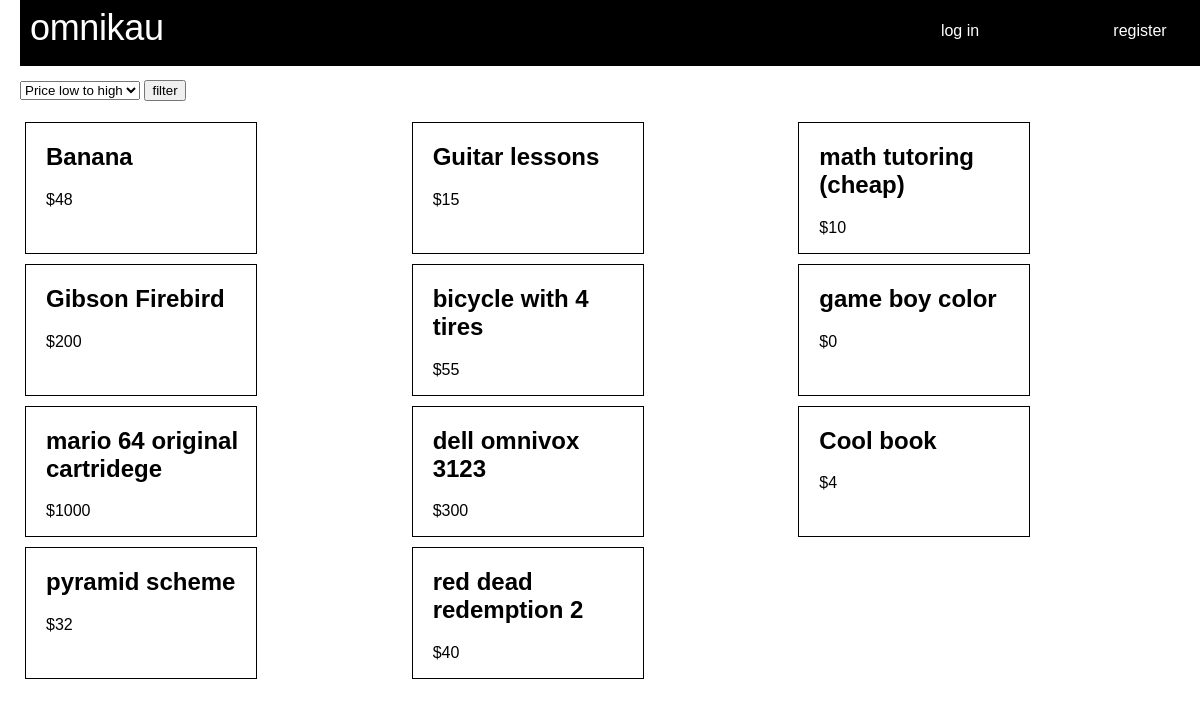
Before: / with the older database file.
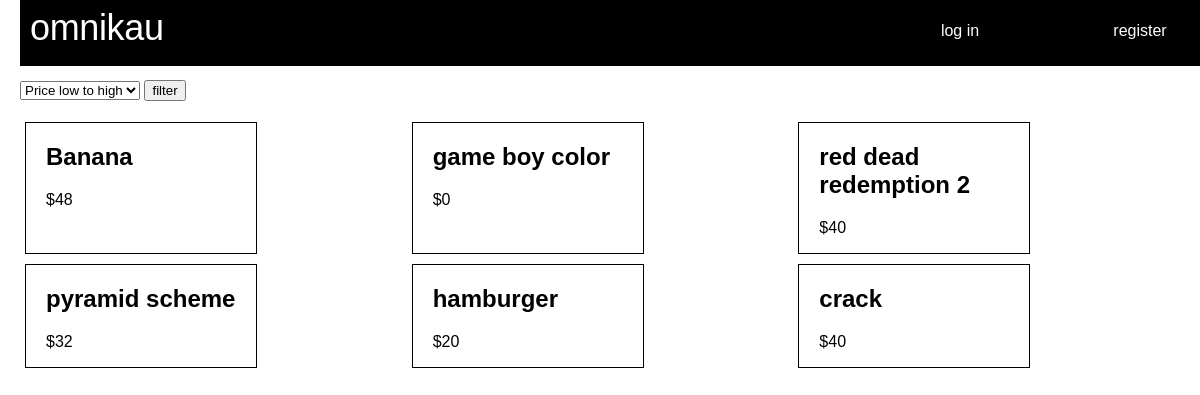
After: the same page with the newer database file.
### tables this page shows
CREATE TABLE `postings` (
  `posting_id` int(11) NOT NULL,
  `description` varchar(64) NOT NULL,
  `price` int(10) NOT NULL,
  `seller_email` varchar(64) NOT NULL,
  `date_posted` date NOT NULL DEFAULT current_timestamp(),
  `visits` int(11) NOT NULL,
  `is_sold` char(1) NOT NULL,
  `post_type` varchar(32) NOT NULL,
  `title` varchar(64) NOT NULL
);

### Models/Posting.php (called while the page is built, shortened)
<?php
    include_once 'Models/User.php';
    class Posting{
        static function listPostings($whereCondition=-1, $sortCondition=-1){
            global $conn;
            $list = array();
            if(isset($_SESSION['user']) && $_SESSION['user']!='-1'){
                $sql = $whereCondition!=-1 ? "SELECT * FROM postings WHERE $whereCondition AND is_sold = 0 AND `seller_email` NOT LIKE ". $_SESSION['user']->email ."" : "SELECT * FROM postings WHERE is_sold = 0";
                if($sortCondition!=-1){
                    $sql = $sql . " ORDER BY $sortCondition";
                }
            }else{
                $sql = $whereCondition!=-1 ? "SELECT * FROM postings WHERE $whereCondition AND is_sold = 0 " : "SELECT * FROM postings WHERE is_sold = 0";
                if($sortCondition!=-1){
                    $sql = $sql . " ORDER BY $sortCondition";
                }
            }
            $result = $conn->query($sql);
            while($row = ($result->fetch_assoc())){
                $posting = new Posting();
                $posting->posting_id = $row['posting_id'];
                $posting->title = $row['title'];
                $posting->description = $row['description'];
                $posting->price = $row['price'];
                $posting->seller_email = $row['seller_email'];
                $posting->date_posted = $row['date_posted'];
                $posting->visits = $row['visits'];
                $posting->is_sold = $row['is_sold'];
                $posting->post_type = $row['post_type'];
                array_push($list,$posting);
            }
            return $list;
        }
    }
?>

### Views/Posting/index.php (the view, shortened to what this page needs)
<?php
    $email = "-1";
?>
<!DOCTYPE html>
<html lang="en">
<head>
    <link rel="stylesheet" href="styles.css">
</head>
<body>
    <?php include_once "header.php"; ?>
    <form method='get' action='?c=posting&a=index>'>
        <select name='sort'>
            <option value='Price ASC'>Price low to high</option>
        </select>
        <button>filter</button>
    </form>
    <div id='postingGrid'>
        <?php
        printPostings($email, $data);
        function printPostings($email, $data){
            foreach($data as $posting){
                if($posting->seller_email!=$email){
                    echo "<div id='posting'>";
                    echo "<a href='?c=posting&a=view&i=$posting->posting_id'>";
                    echo "<h2>$posting->title</h2>";
                    echo "<p>$$posting->price</p>";
                    echo "</a>";
                    echo "</div>";
                }
            }
        }
        ?>
    </div>
</body>
</html>

Changed rows visible on the page:
removed postings: title "Guitar lessons", price "15"
no longer on this page (row edited): postings: title "math tutoring (cheap)", price "10"
no longer on this page (row edited): postings: title "Gibson Firebird", price "200"
no longer on this page (row edited): postings: title "bicycle with 4 tires", price "55"
removed postings: title "mario 64 original cartridege", price "1000"
no longer on this page (row edited): postings: title "dell omnivox 3123", price "300"
removed postings: title "Cool book", price "4"
changed postings "red dead redemption 2": moves up the list
added postings: title "hamburger", price "20"
added postings: title "crack", price "40"
